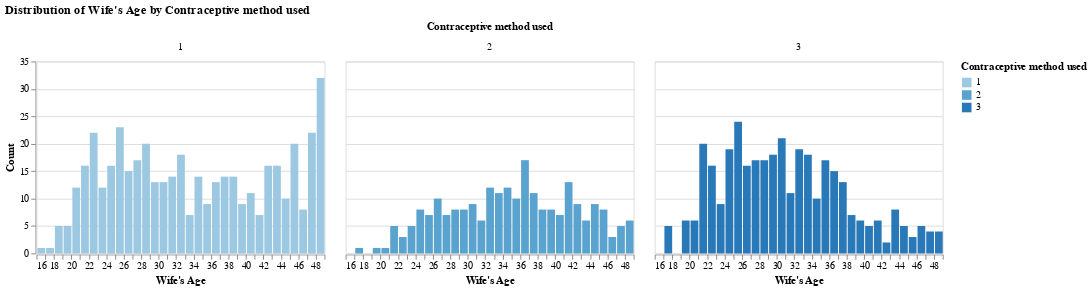

Notebook source saved alongside this figure:
### Markdown cell above
Two graphs are skewed to the right. This is expected as there are more young wife than old wife and most people have around two to three kids.

### Code cell
alt.Chart(train_df).mark_bar().encode(
    x=alt.X("Wife age:Q", bin=alt.Bin(maxbins=40), title="Wife's Age"),
    y=alt.Y("count()", title="Count"),
    color="Contraceptive method used:O",
).properties(width=300, height=200).facet(
    "Contraceptive method used",
    title="Distribution of Wife's Age by Contraceptive method used",
)

### Figure 1 — Vega-Lite specification as saved in the notebook (floating-point values rounded to 4 significant figures; data arrays with more than 128 entries replaced by an {"elided": "..."} marker saying what was removed)
{"$schema": "https://vega.github.io/schema/vega-lite/v4.8.1.json", "config": {"view": {"continuousHeight": 300, "continuousWidth": 400}}, "data": {"name": "data-3240f27c6e3813098ae09b3ae04a17da"}, "datasets": {"data-3240f27c6e3813098ae09b3ae04a17da": {"elided": "1031 records"}}, "facet": {"field": "Contraceptive method used", "type": "quantitative"}, "spec": {"encoding": {"color": {"field": "Contraceptive method used", "type": "ordinal"}, "x": {"bin": {"maxbins": 40}, "field": "Wife age", "title": "Wife's Age", "type": "quantitative"}, "y": {"aggregate": "count", "title": "Count", "type": "quantitative"}}, "height": 200, "mark": "bar", "width": 300}, "title": "Distribution of Wife's Age by Contraceptive method used"}
